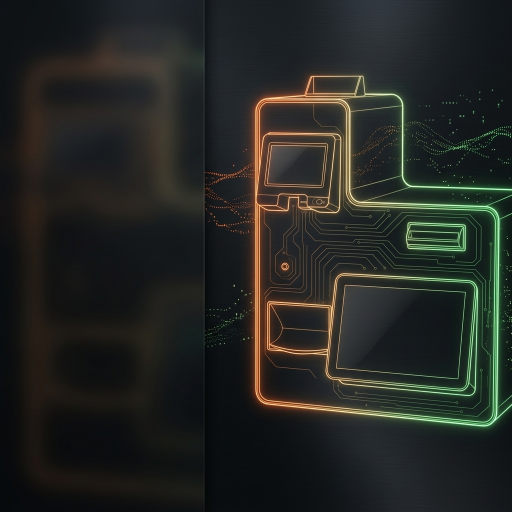
#> input picture images/chisiamo_hero_bg.png, 1024 x 1024 px (shown at 1/2 size)
$ python fill_bg.py
#> lines starting #> are read from the running program, lines starting #| are printed output that depends on the picture
import sys
from PIL import Image, ImageFilter

def create_full_bg():
    img_path = 'images/chisiamo_hero_bg.png'
    img = Image.open(img_path).convert('RGB')
#> img is the input picture: PIL image 1024x1024 RGB; mean R, G, B 36.2, 38.3, 34.9
    w, h = img.size # 1024x1024
#> w = 1024; h = 1024

    # We want to fill the left side (0 to ~600px) with tech patterns.
    # The right side (500 to 1024) has the cash register and nice lines.
    # Let's take a slice of the top-right which is just lines
    # Let's say x=600 to 1024, y=0 to 400
    slice1 = img.crop((600, 0, 1024, 424)) # 424x424
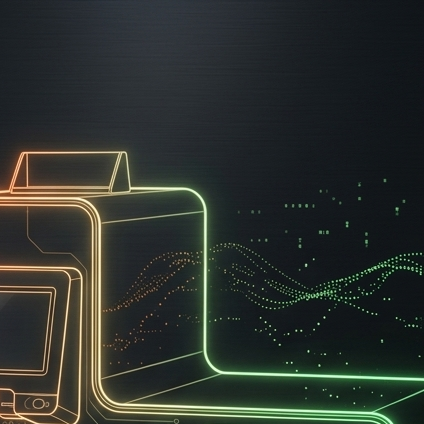
#> slice1: PIL image 424x424 RGB; mean R, G, B 44.4, 49.4, 45

    # We can paste it in a loop or strategically
    # Top Left
    p1 = slice1.transpose(Image.FLIP_LEFT_RIGHT)
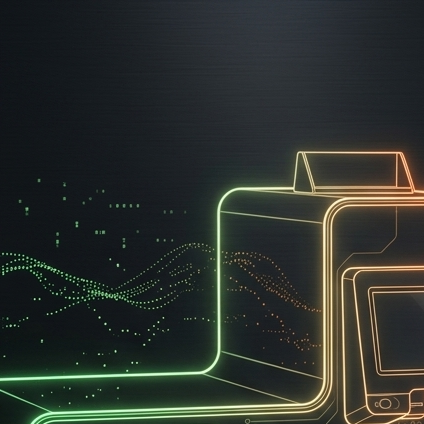
#> p1: PIL image 424x424 RGB; mean R, G, B 44.4, 49.4, 45
    img.paste(p1, (0, 0))

    # Middle Left
    p2 = slice1.transpose(Image.FLIP_TOP_BOTTOM)
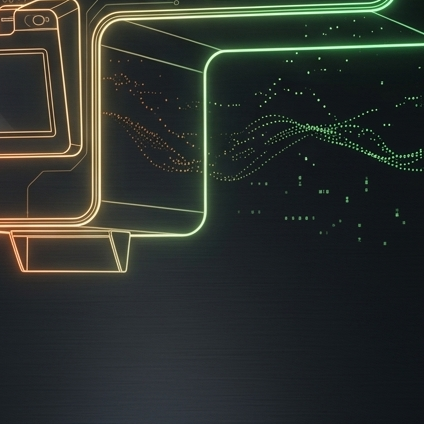
#> p2: PIL image 424x424 RGB; mean R, G, B 44.4, 49.4, 45
    img.paste(p2, (0, 424))

    # Bottom Left
    p3 = slice1.transpose(Image.ROTATE_180)
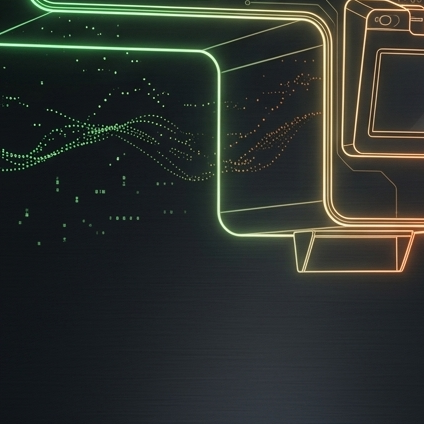
#> p3: PIL image 424x424 RGB; mean R, G, B 44.4, 49.4, 45
    img.paste(p3, (0, 848))
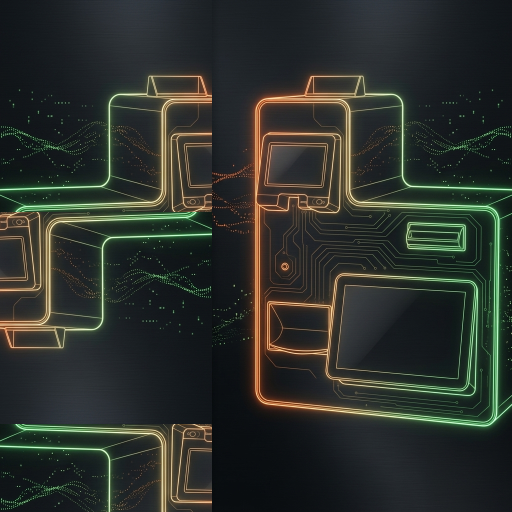
#> img: PIL image 1024x1024 RGB (shown at 1/2 size); mean R, G, B 44, 48.4, 43.1

    p4 = slice1.transpose(Image.ROTATE_90)
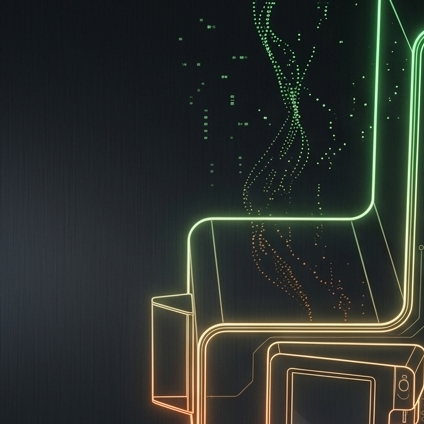
#> p4: PIL image 424x424 RGB; mean R, G, B 44.4, 49.4, 45
    img.paste(p4, (176, 0)) # filling the gap
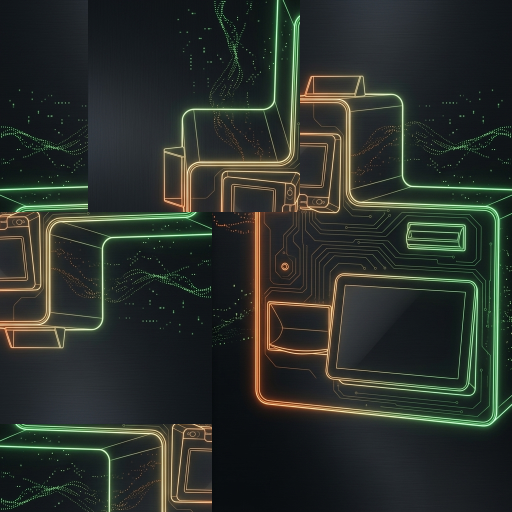
#> img: PIL image 1024x1024 RGB (shown at 1/2 size); mean R, G, B 42, 47.6, 42.3

    # To make it blend better and not distract too much from the text,
    # let's blur the left side heavily or darken it? No, user explicitly asked for no black part.

    img.save('images/chisiamo_hero_bg_full.png')
    print("Full background image created.")

if __name__ == '__main__':
    create_full_bg()
